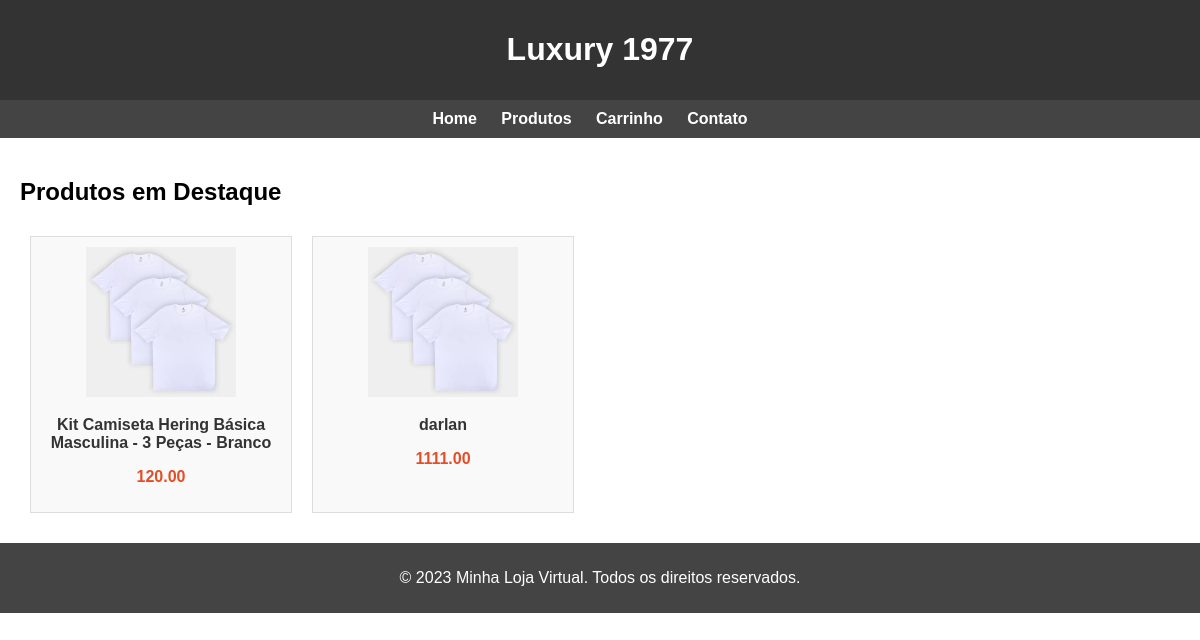
The page / on the database its author committed.
### catalogo/models.py (models this page shows, shortened)
class Produto(models.Model):
    nome = models.CharField(max_length=100)
    descricao = models.TextField()
    preco = models.DecimalField(max_digits=10, decimal_places=2)
    imagem = models.ImageField(upload_to='produtos/', null=True, blank=True)
    categoria = models.ForeignKey(Categoria, on_delete=models.CASCADE, default=1)

### catalogo/views.py (the view)
# urls.py: path('', views.lista_produtos, name='lista_produtos'),
def lista_produtos(request):
    produtos = Produto.objects.all()
    return render(request, 'catalogo/lista_produtos.html', {'produtos': produtos})

### catalogo/templates/catalogo/lista_produtos.html (shortened to what this page needs)
<!DOCTYPE html>
<html>
<head>
</head>
<body>
    <header>
        <h1>Luxury 1977</h1>
    </header>
    <nav>
        <ul class="menu">
            <li><a href="#">Home</a></li>
            <li><a href="#">Produtos</a></li>
            <li><a href="{% url 'ver_carrinho'%}">Carrinho</a></li>
            <li><a href="#">Contato</a></li>
        </ul>
    </nav>
    <main>
        <section class="product-list">
            <h2>Produtos em Destaque</h2>
            <ul class="products">
                {% for produto in produtos %}
                    <li class="product">
                        <a href="{% url 'detalhes_produto' produto.id %}">
                            {% if produto.imagem %}
                                <img src="{{ produto.imagem.url }}" alt="{{ produto.nome }}" class="product-image">
                            {% else %}
                                <p class="no-image">Sem imagem</p>
                            {% endif %}
                            <p class="product-name">{{ produto.nome }}</p>
                            <p class="product-price">{{ produto.preco }}</p>
                        </a>
                    </li>
                {% endfor %}
            </ul>
        </section>
    </main>
    <footer>
        <p>&copy; 2023 Minha Loja Virtual. Todos os direitos reservados.</p>
    </footer>
</body>
</html>

### catalogo/templates/catalogo/lista_produtos.html (style rules this page uses)
body { font-family: Arial, sans-serif; margin: 0; padding: 0; }
header { background-color: #333; color: #fff; text-align: center; padding: 10px 0; }
nav { background-color: #444; padding: 10px 0; }
.menu { list-style: none; margin: 0; padding: 0; text-align: center; }
.menu li { display: inline; margin-right: 20px; }
.menu a { color: #fff; text-decoration: none; font-weight: bold; }
.product-list { padding: 20px; }
.products { list-style: none; display: flex; flex-wrap: wrap; margin: 0; padding: 0; }
.product { background-color: #f9f9f9; border: 1px solid #ddd; margin: 10px; padding: 10px; text-align: center; width: 240px; }
.product a { text-decoration: none; color: #333; }
.product-image { max-width: 100%; max-height: 150px; margin-bottom: 10px; }
.product-name { font-weight: bold; margin: 5px 0; }
.product-price { color: #e44d26; font-weight: bold; }
footer { background-color: #444; color: #fff; text-align: center; padding: 10px 0; }

### rows shown on the page
Produto: imagem (picture), nome "Kit Camiseta Hering Básica Masculina - 3 Peças - Branco", preco "120.00"
Produto: imagem (picture), nome "darlan", preco "1111.00"
